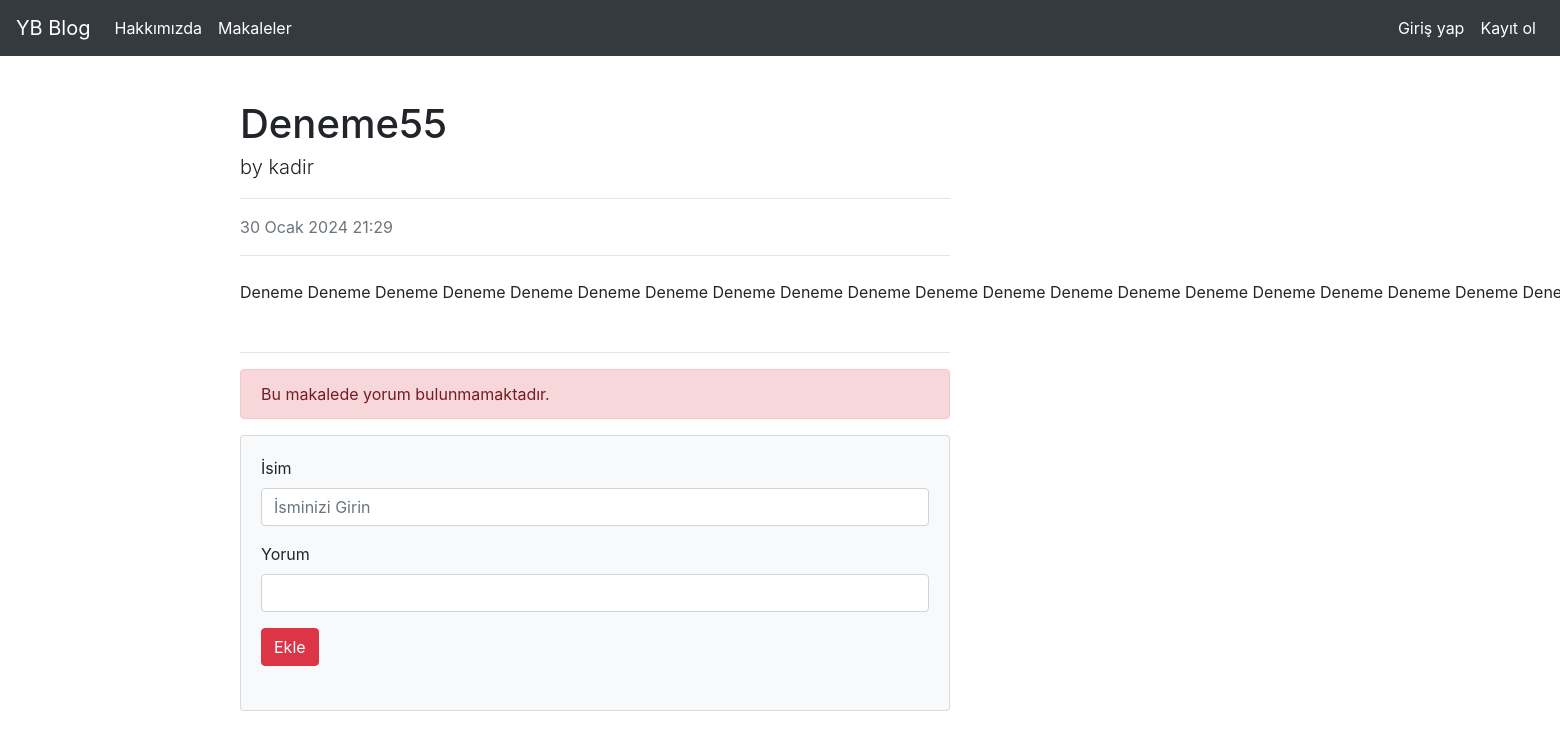
Screenshot of /article/article/1 with the database file from the repository.
### article/models.py (models this page shows, shortened)
class Article(models.Model):
    author = models.ForeignKey("auth.User",on_delete = models.CASCADE,verbose_name = "Yazar")
    title = models.CharField(max_length = 50, verbose_name = "Başlık")
    content = RichTextField()
    created_date = models.DateTimeField(auto_now_add = True,verbose_name = "Oluşturma Tarihi")
    article_image = models.FileField(blank = True , null= True,verbose_name="Makaleye Fotoğraf ekleyin")

### article/views.py (the view)
def detail(request,id):
    article = get_object_or_404(Article,id = id)
    comments =article.comments.all()
    return render(request,"detail.html",{"article":article,"comments":comments})

### Django/templates/detail.html (shortened to what this page needs)
{% extends "layout.html" %}
{% block body %}
<div class="container mt-5">
<div class="row">
<div class="col-lg-8">
<article>
    <header class="mb-4">
        <h1 class="fw-bolder mb-1">{{article.title}}</h1>
        <p class = "lead">by {{article.author.username}}</p>
        <hr>
        <div class="text-muted fst-italic mb-2">{{article.created_date}}</div>
        <hr>
    </header>
    <section class="mb-5">
        {{article.content|safe}}
    </section>
</article>
<hr>
{% if comments %}
{% for comment in comments  %}
<div class="d-flex">
    {% if comment.profile_picture %}
    <div class="flex-shrink-0"><img class="rounded-circle"  src="{{ comment.profile_picture.url }}" alt="..."></div>
    {% else %}
     <img class="rounded-circle" src="/path/to/default/profile_picture.jpg" alt="">
    {% endif %}
    <div class="ms-3">
        <div class="fw-bold">{{comment.comment_author}}</div>
        <b>{{comment.comment_date}}</b><br>
        {{comment.comment_content}}
    </div>
</div><br>
{% endfor %}
{% else %}
<div class="alert alert-danger">Bu makalede yorum bulunmamaktadır.</div>
{% endif %}
<section class="mb-5">
        <div class="card bg-light">
            <div class="card-body">
                <form class="mb-4" method = "post" action= "/article/article/{{article.id}}">
                <div class="form-group">
                    <label for="">İsim</label>
                    <input name = "comment_author" type="" class="form-control" id="" aria-describedby="" placeholder="İsminizi Girin">
                </div>
                <div class="form-group">
                    <label for="">Yorum</label>
                    <input name = "comment_content" type="" class="form-control" id="" aria-describedby="" placeholder="">
                </div>
                <button type="submit" class="btn btn-danger">Ekle</button>
                </form>
            </div>
        </div>
</section>
</div>
</div>
</div>
</div>
{% endblock body %}

### rows the page displays
Article: title "Deneme55", author.username "kadir", created_date "30 Ocak 2024 21:29", content "Deneme Deneme Deneme Deneme Deneme Deneme Deneme Deneme Deneme Deneme Deneme Deneme Deneme Deneme Deneme Deneme Deneme Deneme Deneme…"
